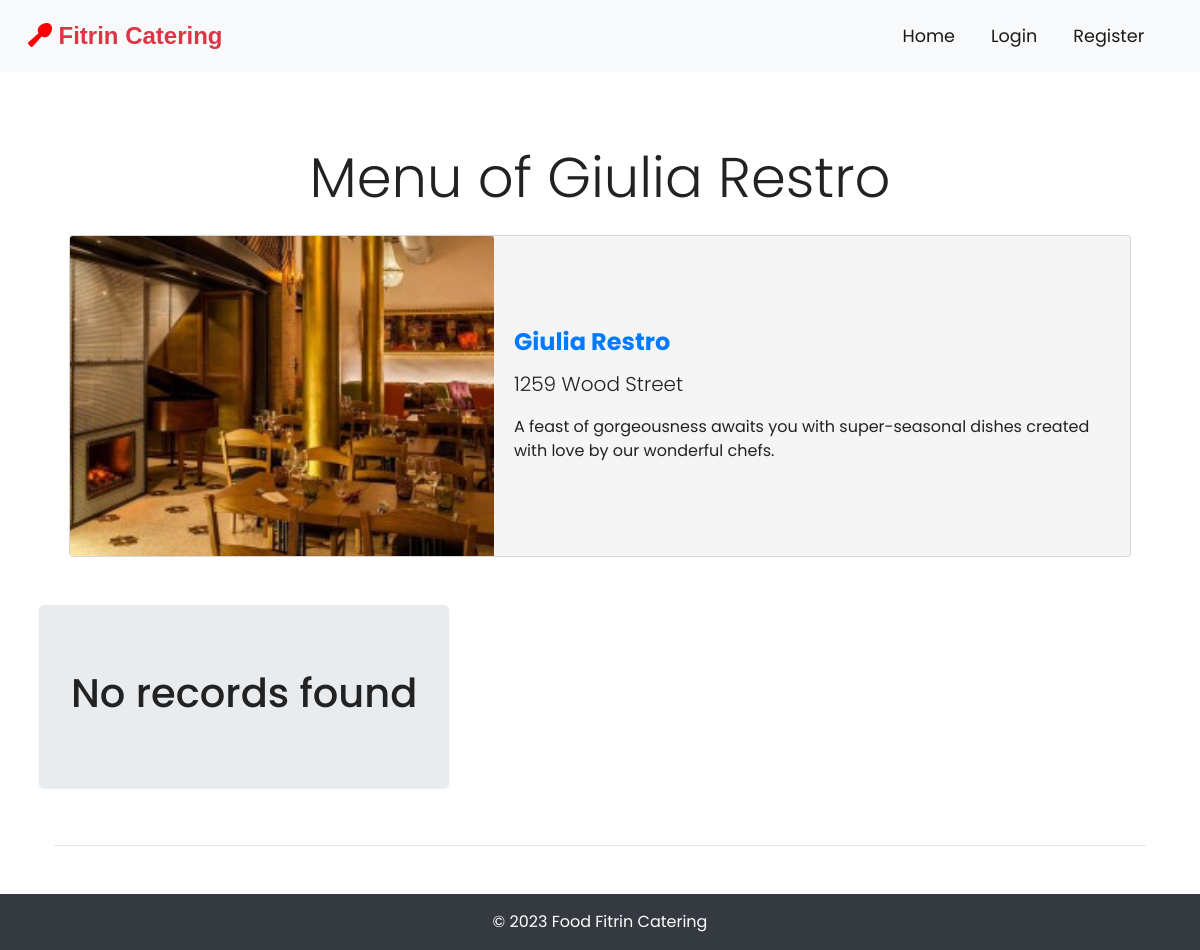
Screenshot of /dish/list/1 with the database file from the repository.
### tables this page shows
CREATE TABLE `restaurants` (
  `r_id` int(11) NOT NULL,
  `c_id` int(11) NOT NULL,
  `name` varchar(255) NOT NULL,
  `email` varchar(255) NOT NULL,
  `phone` varchar(255) NOT NULL,
  `url` varchar(255) NOT NULL,
  `o_hr` varchar(255) NOT NULL,
  `c_hr` varchar(255) NOT NULL,
  `o_days` varchar(255) NOT NULL,
  `address` text NOT NULL,
  `img` text NOT NULL
);

### application/controllers/Dish.php (called while the page is built, shortened)
<?php
class Dish extends CI_Controller {
    function __construct(){
        $this->load->library('cart');
    }
    public function list($id) {
        $this->load->model('Menu_model');
        $dishesh = $this->Menu_model->getDishesh($id);
        $this->load->model('Store_model');
        $res = $this->Store_model->getStore($id);
        $data['dishesh'] = $dishesh;
        $data['res'] = $res;
        $this->load->view('front/partials/header');
        $this->load->view('front/dish', $data);
        $this->load->view('front/partials/footer');
    }
}

### index.php (called while the page is built, shortened)
<?php
require_once BASEPATH.'core/CodeIgniter.php';

### application/models/Store_model.php (called while the page is built, shortened)
<?php
class Store_model extends CI_Model {
    public function getStore($id) {
        $this->db->where('r_id', $id);
        $store = $this->db->get('restaurants')->row_array();
        return $store;
    }
}

### application/views/front/dish.php (the view)
<div class="container p-4">
    <div class="row welcome text-center welcome">
        <div class="col-12">
            <h1 class="display-4">Menu of <?php echo $res['name']; ?></h1>
        </div>
    </div>
    <div class="container res-card">
        <div class="card">
            <?php $img = $res['img'];?>
            <img src="<?php echo base_url().'public/uploads/restaurant/thumb/'.$img; ?>" class="card-img-top" />
            <div class="card-body">
                <h4 class="card-title font-weight-bold text-primary"><?php echo $res['name']; ?></h4>
                <p class="card-text lead"><?php echo $res['address']; ?></p>
                <p class="card-text">
                A feast of gorgeousness awaits you with super-seasonal dishes created with love by our wonderful chefs.
                </p>
            </div>
        </div>
    </div>
</div>
<div class="container p-4 dish-card">
    <div class="row">
        <?php if(!empty($dishesh)) { ?>
        <?php foreach($dishesh as $dish) { ?>
        <div class="col-md-6 col-lg-4 d-flex align-items-stretch">
            <div class="card mb-4 shadow-sm">
                <?php $image = $dish['img'];?>
                <img class="card-img-top" src="<?php echo base_url().'public/uploads/dishesh/thumb/'.$image; ?>">
                <div class="card-body">
                    <div class="d-flex justify-content-between align-items-center">
                        <h4 class="card-title"><?php echo $dish['name']; ?></h4>
                        <h4 class="text-muted"><b>$<?php echo $dish['price']; ?></b></h4>
                    </div>
                    <p class="card-text"><?php echo $dish['about']; ?></p>
                    <a href="<?php echo base_url().'Dish/addToCart/'.$dish['d_id']; ?>" class="btn btn-primary"><i
                            class="fas fa-shopping-cart"></i> Add to
                        Cart</a>
                </div>
            </div>
        </div>
        <?php } ?>
        <?php } else { ?>
        <div class="jumbotron">
            <h1>No records found</h1>
        </div>
        <?php } ?>
    </div>
    <hr class="my-4">
</div>

### assets/css/style1.css (style rules this page uses)
html, body { height: 100%; width: 100%; font-family: "Poppins", sans-serif; color: #222; }
.welcome { width: 75%; margin: 0 auto; padding-top: 2rem; }
.res-card .card { flex-direction: row; align-items: center; }
.res-card .card-title { font-weight: bold; }
.res-card .card img { width: 80%; height: 40vh; object-fit: cover; }
.res-card .card { background-color: #f5f5f5; }
@media only screen and (max-width: 1200px) { .res-card .card img { width: 40%; } }
[class*="col-"] { padding: 1rem; }

### rows the page displays
restaurants: name "Giulia Restro", img (picture), address "1259 Wood Street"
